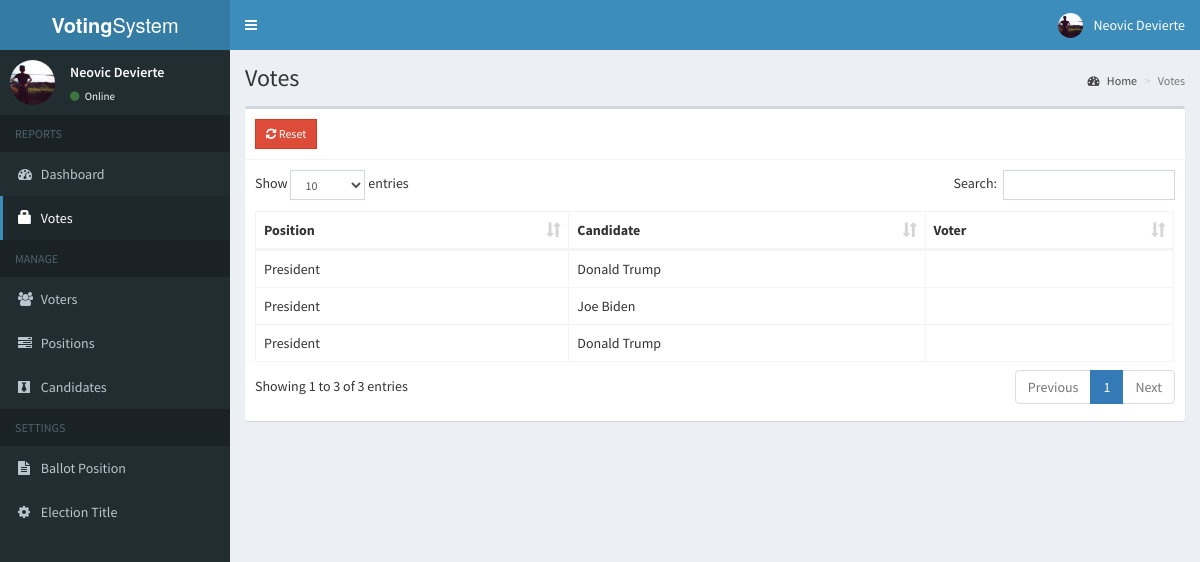
Screenshot of /votesystem/admin/votes.php (signed in) with the database file from the repository.
### tables this page shows
CREATE TABLE `votes` (
  `id` int(11) NOT NULL,
  `voters_id` int(11) NOT NULL,
  `candidate_id` int(11) NOT NULL,
  `position_id` int(11) NOT NULL
);

CREATE TABLE `positions` (
  `id` int(11) NOT NULL,
  `description` varchar(50) NOT NULL,
  `max_vote` int(11) NOT NULL,
  `priority` int(11) NOT NULL
);

CREATE TABLE `candidates` (
  `id` int(11) NOT NULL,
  `position_id` int(11) NOT NULL,
  `firstname` varchar(30) NOT NULL,
  `lastname` varchar(30) NOT NULL,
  `photo` varchar(150) NOT NULL,
  `platform` text NOT NULL
);

### votesystem/admin/includes/session.php (called while the page is built, shortened)
<?php
	include 'includes/conn.php';
	$sql = "SELECT * FROM admin WHERE id = '".$_SESSION['admin']."'";
	$query = $conn->query($sql);
	$user = $query->fetch_assoc();
?>

### votesystem/admin/votes.php (the view, shortened to what this page needs)
<?php include 'includes/session.php'; ?>
<?php include 'includes/header.php'; ?>
<body class="hold-transition skin-blue sidebar-mini">
<div class="wrapper">
  <?php include 'includes/navbar.php'; ?>
  <?php include 'includes/menubar.php'; ?>
  <div class="content-wrapper">
    <section class="content-header">
      <h1>
        Votes
      </h1>
      <ol class="breadcrumb">
        <li><a href="#"><i class="fa fa-dashboard"></i> Home</a></li>
        <li class="active">Votes</li>
      </ol>
    </section>
    <section class="content">
      <div class="row">
        <div class="col-xs-12">
          <div class="box">
            <div class="box-header with-border">
              <a href="#reset" data-toggle="modal" class="btn btn-danger btn-sm btn-flat"><i class="fa fa-refresh"></i> Reset</a>
            </div>
            <div class="box-body">
              <table id="example1" class="table table-bordered">
                <thead>
                  <th>Position</th>
                  <th>Candidate</th>
                  <th>Voter</th>
                </thead>
                <tbody>
                  <?php
                    $sql = "SELECT *, candidates.firstname AS canfirst, candidates.lastname AS canlast, voters.firstname AS votfirst, voters.lastname AS votlast FROM votes LEFT JOIN positions ON positions.id=votes.position_id LEFT JOIN candidates ON candidates.id=votes.candidate_id LEFT JOIN voters ON voters.id=votes.voters_id ORDER BY positions.priority ASC";
                    $query = $conn->query($sql);
                    while($row = $query->fetch_assoc()){
                      echo "
                        <tr>
                          <td class='hidden'></td>
                          <td>".$row['description']."</td>
                          <td>".$row['canfirst'].' '.$row['canlast']."</td>
                          <td>".$row['votfirst'].' '.$row['votlast']."</td>
                        </tr>
                      ";
                    }
                  ?>
                </tbody>
              </table>
            </div>
          </div>
        </div>
      </div>
    </section>
  </div>
</div>
</body>
</html>

### votesystem/admin/includes/header.php (shortened to what this page needs)
<!DOCTYPE html>
<html>
<head>
  	<link rel="stylesheet" href="../bower_components/bootstrap/dist/css/bootstrap.min.css">
    <link rel="stylesheet" href="../plugins/iCheck/all.css">
  	<link rel="stylesheet" href="../bower_components/font-awesome/css/font-awesome.min.css">
  	<link rel="stylesheet" href="../dist/css/AdminLTE.min.css">
    <link rel="stylesheet" href="../bower_components/datatables.net-bs/css/dataTables.bootstrap.min.css">
    <link rel="stylesheet" href="../bower_components/bootstrap-daterangepicker/daterangepicker.css">
    <link rel="stylesheet" href="../plugins/timepicker/bootstrap-timepicker.min.css">
    <link rel="stylesheet" href="../bower_components/bootstrap-datepicker/dist/css/bootstrap-datepicker.min.css">
    <link rel="stylesheet" href="../dist/css/skins/_all-skins.min.css">
</head>

### votesystem/admin/includes/navbar.php (shortened to what this page needs)
<header class="main-header">
  <a href="#" class="logo">
    <span class="logo-lg"><b>Voting</b>System</span>
  </a>
  <nav class="navbar navbar-static-top">
    <a href="#" class="sidebar-toggle" data-toggle="push-menu" role="button">
    </a>
    <div class="navbar-custom-menu">
      <ul class="nav navbar-nav">
        <li class="dropdown user user-menu">
          <a href="#" class="dropdown-toggle" data-toggle="dropdown">
            <img src="<?php echo (!empty($user['photo'])) ? '../images/'.$user['photo'] : '../images/profile.jpg'; ?>" class="user-image" alt="User Image">
            <span class="hidden-xs"><?php echo $user['firstname'].' '.$user['lastname']; ?></span>
          </a>
        </li>
      </ul>
    </div>
  </nav>
</header>

### votesystem/admin/includes/menubar.php (shortened to what this page needs)
<aside class="main-sidebar">
  <section class="sidebar">
    <div class="user-panel">
      <div class="pull-left image">
        <img src="<?php echo (!empty($user['photo'])) ? '../images/'.$user['photo'] : '../images/profile.jpg'; ?>" class="img-circle" alt="User Image">
      </div>
      <div class="pull-left info">
        <p><?php echo $user['firstname'].' '.$user['lastname']; ?></p>
        <a><i class="fa fa-circle text-success"></i> Online</a>
      </div>
    </div>
    <ul class="sidebar-menu" data-widget="tree">
      <li class="header">REPORTS</li>
      <li class=""><a href="home.php"><i class="fa fa-dashboard"></i> <span>Dashboard</span></a></li>
      <li class=""><a href="votes.php"><span class="glyphicon glyphicon-lock"></span> <span>Votes</span></a></li>
      <li class="header">MANAGE</li>
      <li class=""><a href="voters.php"><i class="fa fa-users"></i> <span>Voters</span></a></li>
      <li class=""><a href="positions.php"><i class="fa fa-tasks"></i> <span>Positions</span></a></li>
      <li class=""><a href="candidates.php"><i class="fa fa-black-tie"></i> <span>Candidates</span></a></li>
      <li class="header">SETTINGS</li>
      <li class=""><a href="ballot.php"><i class="fa fa-file-text"></i> <span>Ballot Position</span></a></li>
      <li class=""><a href="#config" data-toggle="modal"><i class="fa fa-cog"></i> <span>Election Title</span></a></li>
    </ul>
  </section>
</aside>

### rows the page displays
votes: position.description "President", candidate.firstname "Donald", candidate.lastname "Trump"
votes: position.description "President", candidate.firstname "Joe", candidate.lastname "Biden"
votes: position.description "President", candidate.firstname "Donald", candidate.lastname "Trump"

### other values shown
$user['firstname'] "Neovic"
$user['lastname'] "Devierte"
